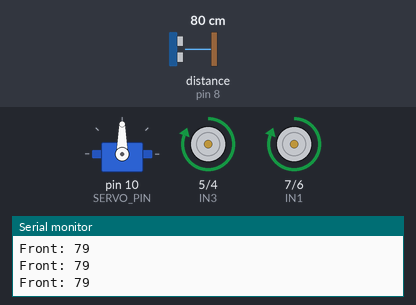
Bench run of a sketch on a simulated Arduino Uno, built with avr-gcc and run on an emulated ATmega328P. On the bench: servo, motor-driver pin pairs drawn as motors (green arrow = first pin HIGH = forward, orange = second pin HIGH = backward, longer = more drive), the last lines printed to the serial monitor. Wiring (inferred from the names in the program): ultrasonic range finder: trigger pin 9; echo pin 8. The inputs (shaded band) are chosen by the test bench; at power-on: distance to the obstacle (sensor on pin 8) 80 cm. The echo pulse lasts 58.3 µs per cm.

Above: at 1.5 s.
1.6 s: distance to the obstacle (sensor on pin 8) set to 18 cm
3.1 s: distance to the obstacle (sensor on pin 8) set to 14 cm
At 5.1 s:
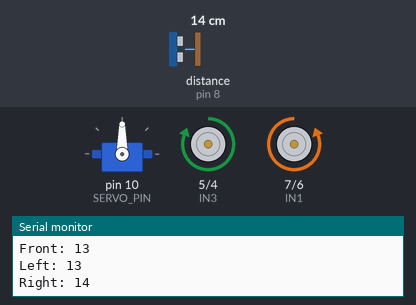
6.1 s: distance to the obstacle (sensor on pin 8) set to 60 cm
At 7.3 s:
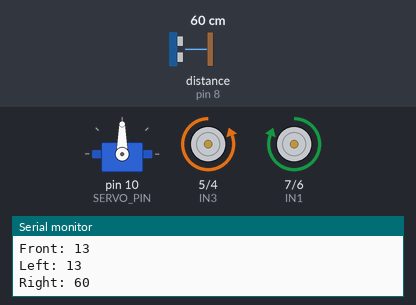
9.1 s: distance to the obstacle (sensor on pin 8) set to 2 cm
At 9.78 s:
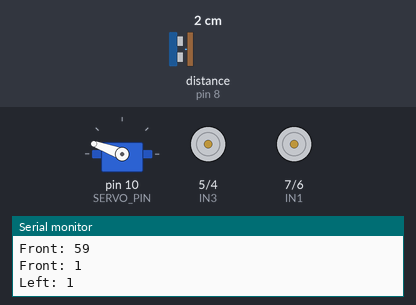
12.1 s: distance to the obstacle (sensor on pin 8) set to 35 cm
At 12.6 s:
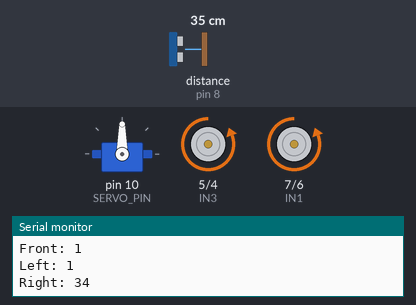
Timing chart, 0 to 15.1 s (numbered marks = the images above; inputs shaded):
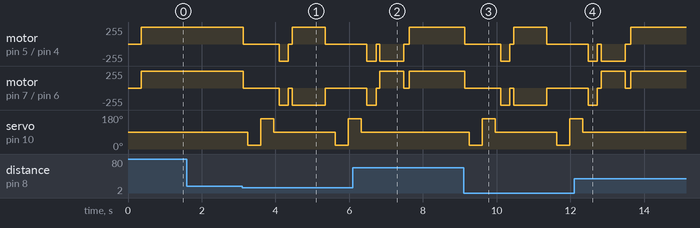

Measured:
- the behaviour switches between 17 and 16 cm on distance to the obstacle (sensor on pin 8) (found by bisection; images 0 and 1)
- after the input at 6.1 s, servo on pin 10 (SERVO_PIN): goes on until 6.3 s, then stays 90°
- after the input at 12.1 s, servo on pin 10 (SERVO_PIN): goes on until 12.3 s, then stays 90°

The sketch:

project_final.ino
```cpp
/*********************************************************
 * Obstacle Avoiding Robot - Final
 * Arduino UNO + L298N + HC-SR04 + Servo
 *
 * Final wiring (summary):
 * - L298N: ENA/ENB jumpers ON
 * - IN1->D7, IN2->D6, IN3->D5, IN4->D4
 * - HC-SR04: TRIG->D9, ECHO->D8, VCC->5V(L298N), GND->GND(L298N)
 * - Servo: SIG->D10, VCC->5V(Arduino), GND->GND(Arduino)
 * - Power: Battery +12V -> L298N VMS, Battery- -> L298N GND
 *          +12V -> Arduino VIN, GND common everywhere
 *
 * Behavior:
 * - Move forward when front distance is clear
 * - If obstacle is close: stop, scan left/right, reverse a bit, turn to freer side
 *********************************************************/

#include <Servo.h>

// ---------- HC-SR04 pins ----------
const int TRIG_PIN = 9;
const int ECHO_PIN = 8;

// ---------- Servo pin ----------
const int SERVO_PIN = 10;

// ---------- L298N IN pins (final) ----------
const int IN1 = 7;
const int IN2 = 6;
const int IN3 = 5;
const int IN4 = 4;

// ---------- Thresholds (cm) ----------
const int CLEAR_DISTANCE_CM = 30;   // go forward if distance > 30cm
const int STOP_DISTANCE_CM  = 15;   // avoid if distance <= 15cm

// ---------- Timing (ms) ----------
const int SERVO_SETTLE_MS = 350;    // wait for servo movement + stable measurement
const int BACKUP_MS       = 250;    // reverse before turning
const int TURN_MS         = 650;    // turning time (calibrate for your chassis)
const int LOOP_DELAY_MS   = 40;     // small delay for stability

// ---------- Ultrasonic timeout (us) ----------
const unsigned long ECHO_TIMEOUT_US = 30000UL; // avoids blocking if no echo

// ---------- Servo angles ----------
const int SERVO_CENTER = 90;
const int SERVO_LEFT   = 20;
const int SERVO_RIGHT  = 160;

Servo scanner;

// ---------- Read distance in cm ----------
int readDistanceCm() {
  // Trigger pulse
  digitalWrite(TRIG_PIN, LOW);
  delayMicroseconds(2);
  digitalWrite(TRIG_PIN, HIGH);
  delayMicroseconds(10);
  digitalWrite(TRIG_PIN, LOW);

  // Echo pulse width
  unsigned long duration = pulseIn(ECHO_PIN, HIGH, ECHO_TIMEOUT_US);

  // If timeout -> invalid
  if (duration == 0) return -1;

  // Convert to cm
  return (int)(duration / 58.2);
}

// ---------- Motor helpers ----------
void stopMotors() {
  digitalWrite(IN1, LOW); digitalWrite(IN2, LOW);
  digitalWrite(IN3, LOW); digitalWrite(IN4, LOW);
}

void moveForward() {
  digitalWrite(IN1, HIGH); digitalWrite(IN2, LOW);
  digitalWrite(IN3, HIGH); digitalWrite(IN4, LOW);
}

void moveBackward() {
  digitalWrite(IN1, LOW);  digitalWrite(IN2, HIGH);
  digitalWrite(IN3, LOW);  digitalWrite(IN4, HIGH);
}

// Pivot left: left motor backward, right motor forward
void turnLeft() {
  digitalWrite(IN1, LOW);  digitalWrite(IN2, HIGH);
  digitalWrite(IN3, HIGH); digitalWrite(IN4, LOW);
}

// Pivot right: left motor forward, right motor backward
void turnRight() {
  digitalWrite(IN1, HIGH); digitalWrite(IN2, LOW);
  digitalWrite(IN3, LOW);  digitalWrite(IN4, HIGH);
}

void setup() {
  Serial.begin(9600);

  // Motor pins
  pinMode(IN1, OUTPUT); pinMode(IN2, OUTPUT);
  pinMode(IN3, OUTPUT); pinMode(IN4, OUTPUT);

  // Ultrasonic pins
  pinMode(TRIG_PIN, OUTPUT);
  pinMode(ECHO_PIN, INPUT);

  // Servo
  scanner.attach(SERVO_PIN);
  scanner.write(SERVO_CENTER);
  delay(SERVO_SETTLE_MS);

  stopMotors();
}

void loop() {
  // Measure front distance
  int front = readDistanceCm();
  Serial.print("Front: ");
  Serial.println(front);

  // Safety: if invalid measurement, stop and retry
  if (front < 0) {
    stopMotors();
    delay(LOOP_DELAY_MS);
    return;
  }

  // Clear path -> forward
  if (front > CLEAR_DISTANCE_CM) {
    scanner.write(SERVO_CENTER);
    moveForward();
    delay(LOOP_DELAY_MS);
    return;
  }

  // Obstacle close -> avoidance
  if (front <= STOP_DISTANCE_CM) {
    stopMotors();
    delay(120);

    // Look left
    scanner.write(SERVO_LEFT);
    delay(SERVO_SETTLE_MS);
    int left = readDistanceCm();
    Serial.print("Left: ");
    Serial.println(left);

    // Look right
    scanner.write(SERVO_RIGHT);
    delay(SERVO_SETTLE_MS);
    int right = readDistanceCm();
    Serial.print("Right: ");
    Serial.println(right);

    // Center again
    scanner.write(SERVO_CENTER);
    delay(150);

    // Convert invalid readings to 0 (treat as blocked/unknown)
    if (left < 0) left = 0;
    if (right < 0) right = 0;

    // Back up a bit
    moveBackward();
    delay(BACKUP_MS);
    stopMotors();
    delay(100);

    // Turn toward freer side
    if (left > right && left > CLEAR_DISTANCE_CM) {
      turnLeft();
      delay(TURN_MS);
    } else if (right >= left && right > CLEAR_DISTANCE_CM) {
      turnRight();
      delay(TURN_MS);
    } else {
      // If neither side is clearly open, do a longer left turn
      turnLeft();
      delay(TURN_MS + 250);
    }

    stopMotors();
    delay(150);
    return;
  }

  // Middle zone (15..30cm): conservative stop
  moveForward();
  delay(LOOP_DELAY_MS);
}
```
